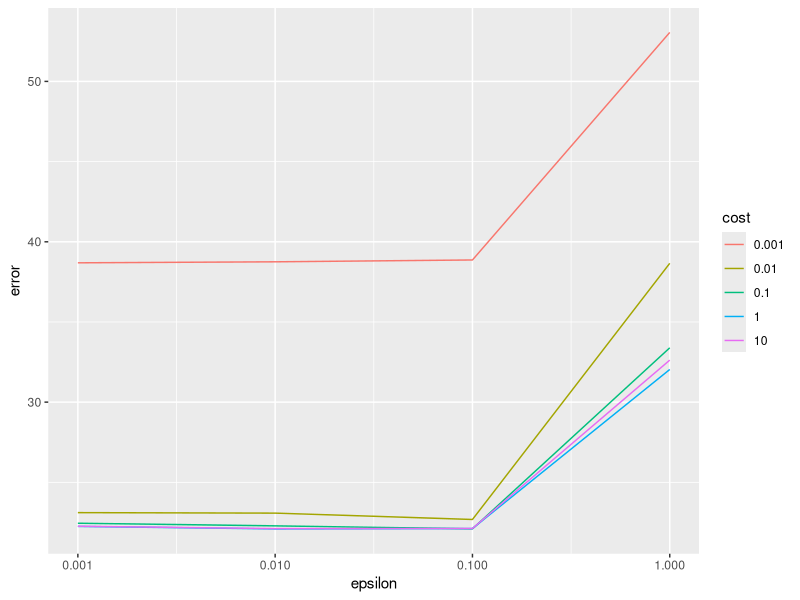
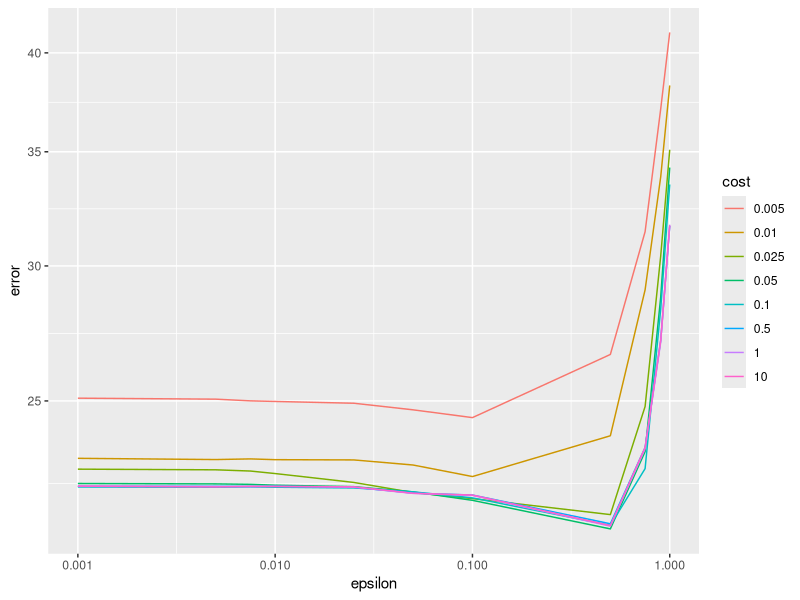

These charts were generated, in order, by the following R code:
## ---- chunk 1
library("MASS")
data(Boston)
## ---- chunk 2
head(Boston)
## ---- chunk 3
set.seed(42)
test <- sample(1:nrow(Boston), size = 100)
train <- which(!(1:nrow(Boston)) %in% test)
## ---- chunk 4
library("e1071")
cost <- c(.001, .01, .1, 1, 10)
epsilon <- c(.001, .01, .1, 1)
set.seed(42)
tune.out <- tune(svm, medv~
., data = Boston[train, ], kernel = "linear",
ranges = list(cost = cost, epsilon = epsilon))
## ---- chunk 5
library("ggplot2")
perf <- tune.out$performances
perf$cost <- factor(perf$cost)
ggplot(perf) + geom_line(aes(epsilon, error, group=cost, color=cost)) +
scale_x_log10()
## ---- chunk 6
tune.out$best.parameters
## ---- chunk 7
cost <- c(.005, .01, .025, .05, .1, .5, 1, 10)
epsilon <- c(.001, .005, .0075, .01, .025, .05, .1, .5, .75, .9, 1)
tune.out <- tune(svm, medv~
., data = Boston[train, ], kernel = "linear",
ranges = list(cost = cost, epsilon = epsilon))
tune.out$best.parameters
perf <- tune.out$performances
perf$cost <- factor(perf$cost)
ggplot(perf) + geom_line(aes(epsilon, error, group=cost, color=cost)) +
scale_x_log10() + scale_y_log10()
## ---- chunk 8
best_cost <- tune.out$best.parameters$cost
best_epsilon <- tune.out$best.parameters$epsilon

SVR <- svm(medv ~ ., data = Boston[train, ], kernel = "linear", 
                 cost = best_cost, epsilon = best_epsilon)

predictions <- predict(SVR, newdata = Boston[test, ])

actual_y_values <- Boston[test, "medv"]
mse <- mean((predictions - actual_y_values)^2)
mae <- mean(abs(predictions - actual_y_values))

print(paste("Mean Squared Error (MSE):", mse))
print(paste("Mean Absolute Error (MAE):", mae))
